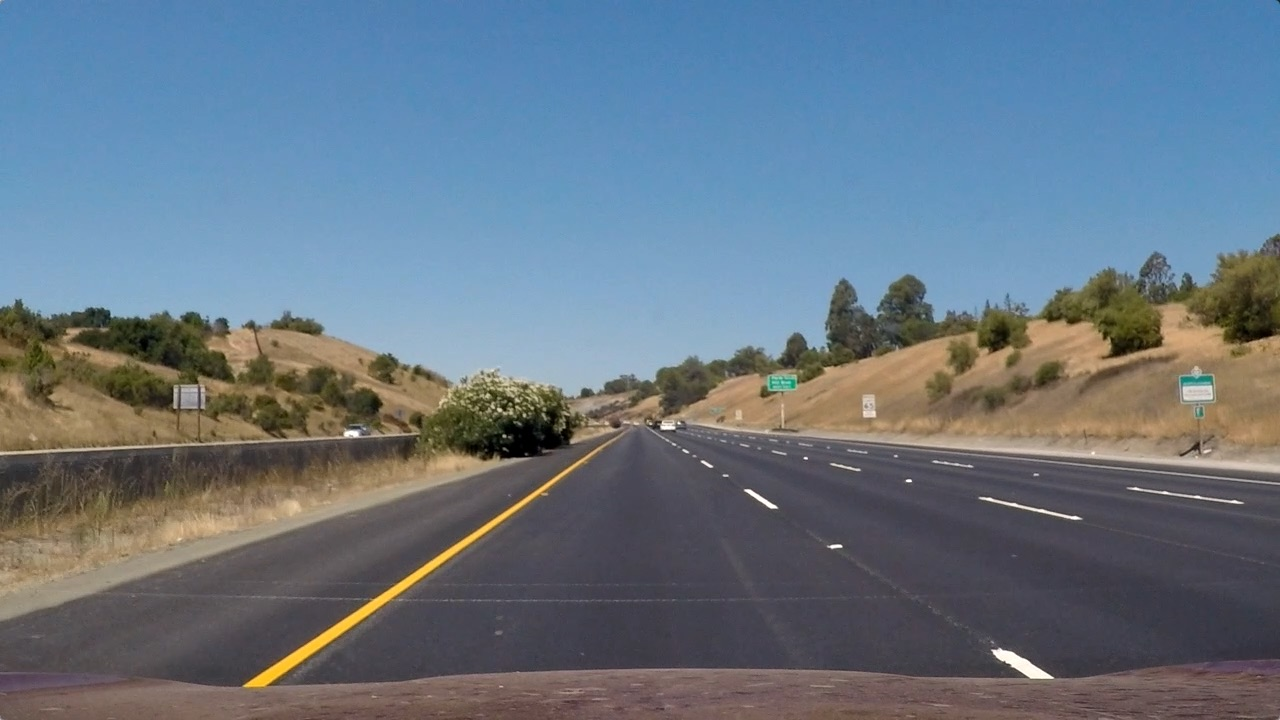
#> input picture test_images/straight_lines1.jpg, 1280 x 720 px, found by its file name; the run also reads 1 picture not shown here
$ python main.py
#> lines starting #> are read from the running program, lines starting #| are printed output that depends on the picture
### threshold.py
import utils
import numpy as np
import matplotlib.pyplot as plt
import cv2

file = "E:\Code\lane_detect\\test_images\straight_lines1.jpg"
test_img1 = cv2.imread(file)
#> test_img1 is the input picture: shape (720, 1280, 3); mean B, G, R 131.2, 117.7, 103.2

def thresholding(img):
    x_thresh = utils.abs_sobel_thresh(img, orient='x', thresh_min=10 ,thresh_max=230)
    mag_thresh = utils.mag_thresh(img, sobel_kernel=3, mag_thresh=(30, 150))
    dir_thresh = utils.dir_threshold(img, sobel_kernel=3, thresh=(0.7, 1.3))
    hls_thresh = utils.hls_select(img, thresh=(180, 255))
    lab_thresh = utils.lab_select(img, thresh=(155, 200))
    luv_thresh = utils.luv_select(img, thresh=(225, 255))
    #Thresholding combination
    threshholded = np.zeros_like(x_thresh)
    threshholded[((x_thresh == 1) & (mag_thresh == 1)) | ((dir_thresh == 1) & (hls_thresh == 1)) | (lab_thresh == 1) | (luv_thresh == 1)] = 1

    return threshholded

# [8 lines that do not run on import are left out]

### utils.py
import os
import cv2


def get_images_by_dir(dirname):
    img_names = os.listdir(dirname)
    img_paths = [dirname+'/'+img_name for img_name in img_names]
    imgs = [cv2.imread(path) for path in img_paths]
    return imgs

### cam.py
import cv2
import numpy as np
import utils
import matplotlib.pyplot as plt

def get_obj_img_points(images, grid=(9,6)):
    object_points = []
    img_points = []
    for img in images:
        object_point = np.zeros( (grid[0]*grid[1],3),np.float32 )
        object_point[:,:2]= np.mgrid[0:grid[0],0:grid[1]].T.reshape(-1,2)

        gray = cv2.cvtColor(img, cv2.COLOR_BGR2GRAY)

        ret, corners = cv2.findChessboardCorners(gray, grid, None)
        if ret:
            object_points.append(object_point)
            img_points.append(corners)

    return object_points, img_points

def cal_undistort(img, objpoints, imgpoints):
    ret, mtx, dist,rvecs, tves = cv2.calibrateCamera(objpoints,imgpoints, img.shape[1::-1], None, None)
    dst = cv2.undistort(img, mtx, dist, None, mtx)
    return dst


def cam_calibration(chechers_imgs, lane_imgs):


    object_points, img_points = get_obj_img_points(chechers_imgs)


    undistorted = []
    for img in lane_imgs:
        img = cal_undistort(img, object_points, img_points)
        undistorted.append(img)
    return lane_imgs, undistorted


# [11 lines left out: function display, not called in this run]


# [7 lines that do not run on import are left out]

### main.py
import numpy as np
import matplotlib.pyplot as plt
import cv2
import cam
import threshold
import perspective_transform
import find_line1
import final_process
import utils

checher_path = 'camera_cal'
image_path = 'test.images'
out_img = 'out_img'


def main():

    binary_outputs = []
    thresholded_wrapeds = []
    results = []
    checker_path = 'camera_cal'
    imgs_path = 'test_images'
    checker_imgs = utils.get_images_by_dir(checker_path)
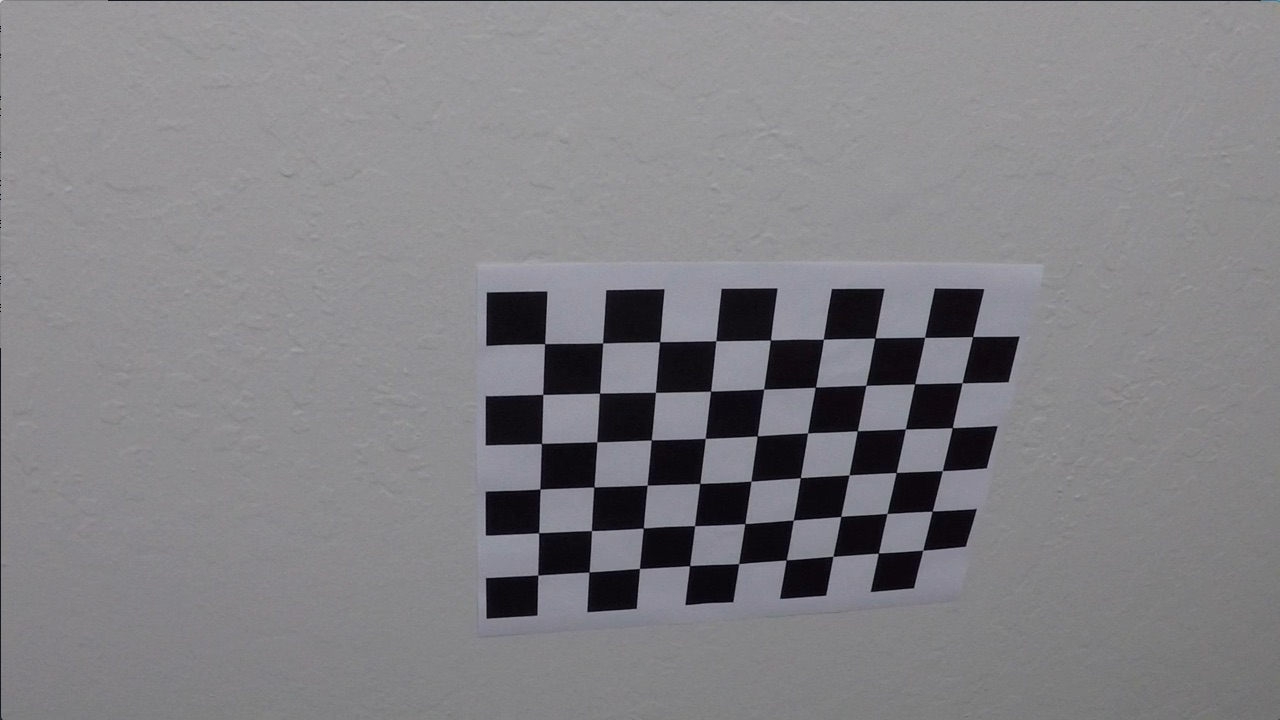
#> input picture camera_cal/calibration10.jpg, 1280 x 720 px
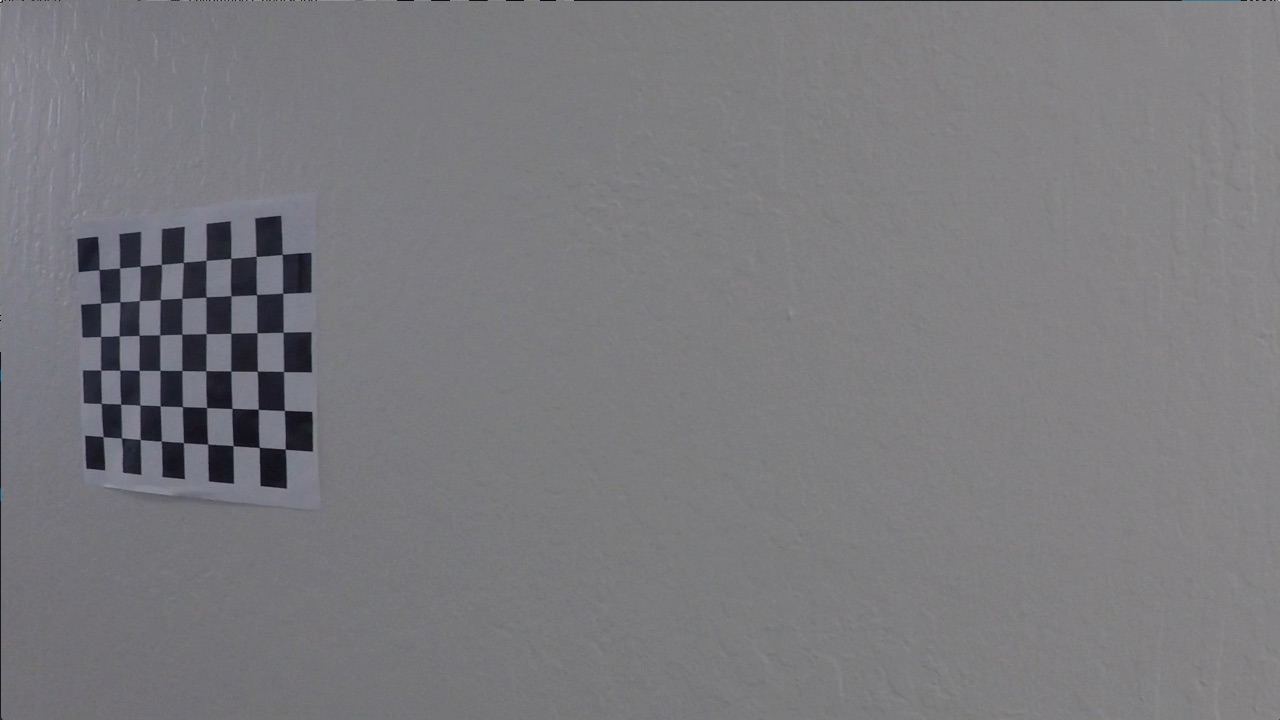
#> input picture camera_cal/calibration11.jpg, 1280 x 720 px
#> in get_images_by_dir, `imgs = [cv2.imread(path) for path in img_paths]`: imgs = 3 items
    lane_imgs = utils.get_images_by_dir(imgs_path)
    # 相机校正
    imgs, undistorts = cam.cam_calibration(checker_imgs, lane_imgs)
    #阈值过滤
    for undistort in undistorts:
        binary_output = threshold.thresholding(undistort)
        binary_outputs.append(binary_output)
    #透视变换
        M, Minv = perspective_transform.get_M_Minv()

        thresholded_wraped = cv2.warpPerspective(binary_output, M, undistort.shape[1::-1], flags=cv2.INTER_LINEAR)

    #检测车道边界、滑动窗口拟合
        left_fit, right_fit, left_lane_inds, right_lane_inds = find_line1.find_line(thresholded_wraped)
    #计算车道曲率、及车辆相对车道中心位置、显示信息
        curvature, distance_from_center = final_process.calculate_curv_and_pos(thresholded_wraped, left_fit, right_fit)
        result = final_process.draw_area(undistort, thresholded_wraped, Minv, left_fit, right_fit)
        final_process.draw_values(result, curvature, distance_from_center)
        results.append(result)


    for i in range(len(undistorts)):
        cv2.imshow('in_image', undistorts[i])
        cv2.imshow('result', results[i])
        cv2.waitKey(0)

if __name__ == '__main__':
    main()
#> call 2 of get_images_by_dir, with dirname = 'test_images'
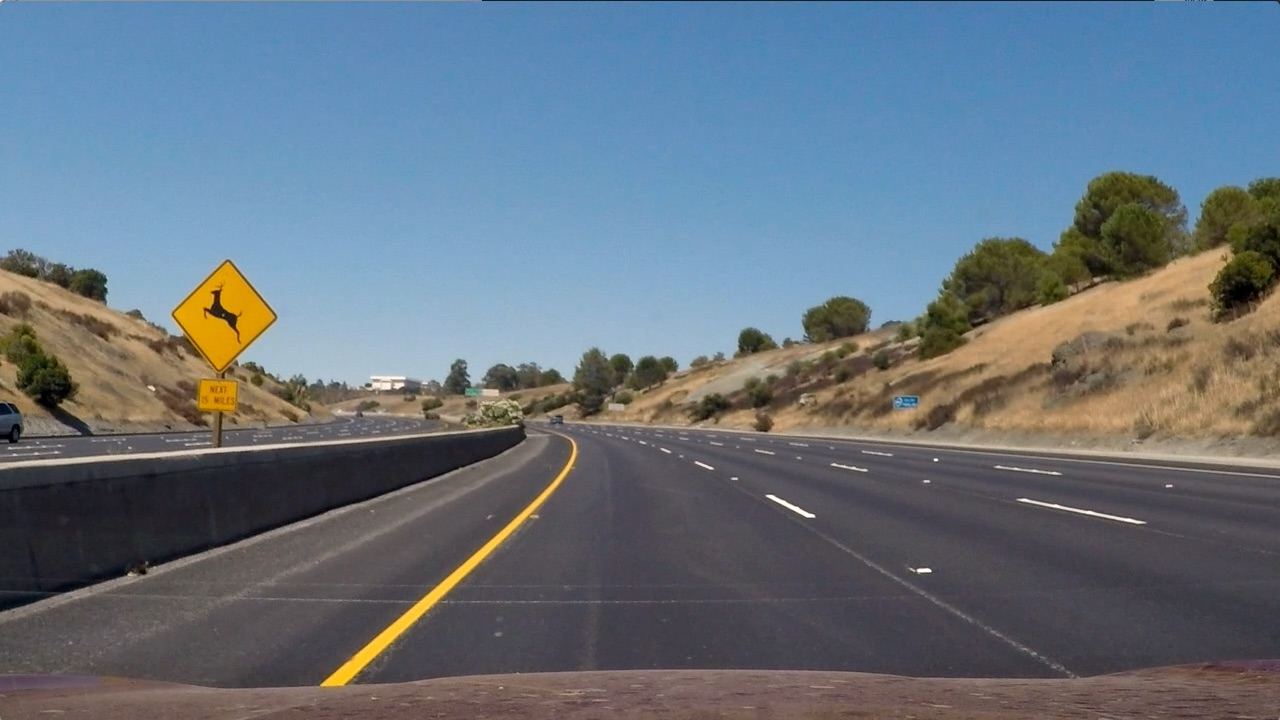
#> input picture test_images/test2.jpg, 1280 x 720 px
#> in get_images_by_dir (call 2), `imgs = [cv2.imread(path) for path in img_paths]`: imgs = 2 items
#> the loop in get_obj_img_points, `for img in images:` made 3 passes
#> ret on passes 1 to 3: False, True, True
#> the loop in cam_calibration, `for img in lane_imgs:` made 2 passes
#> (ret in cal_undistort, mtx in cal_undistort, dist in cal_undistort, rvecs in cal_undistort, tves in cal_undistort) on passes 1 to 2: (0.644, [[1057.6, 0, 691.1], [0, 1058.6, 278], [0, 0, 1]], [[-0.322, 0.709, 0.013, 0.00946, -1.02]], ([0.424, -0.236, 0.0488], [-0.024, 0.4, -0.0295]), ([-2.48, 1.1, 17.79], [-17.95, -0.401, 29.17])), (0.644, [[1057.6, 0, 691.1], [0, 1058.6, 278], [0, 0, 1]], [[-0.322, 0.709, 0.013, 0.00946, -1.02]], ([0.424, -0.236, 0.0488], [-0.024, 0.4, -0.0295]), ([-2.48, 1.1, 17.79], [-17.95, -0.401, 29.17]))
#> pass 2, in cal_undistort (call 2), `dst = cv2.undistort(img, mtx, dist, None, mtx)`:
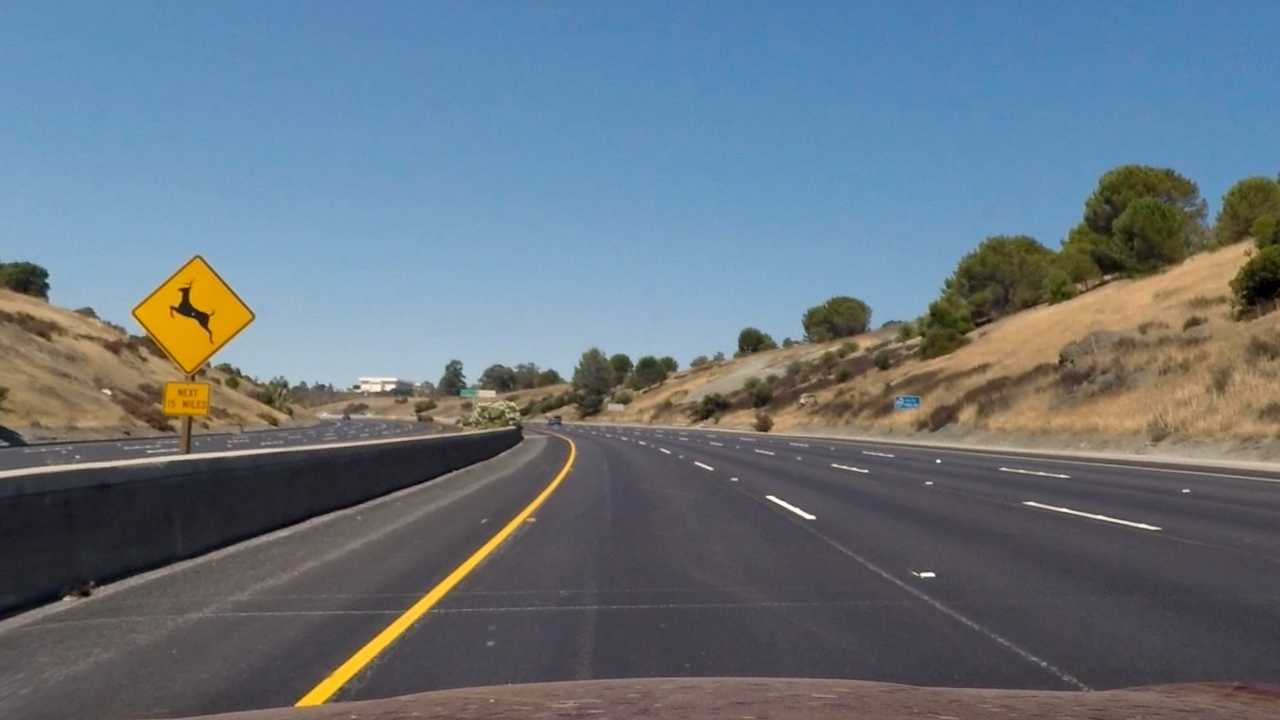
#> dst: shape (720, 1280, 3); mean B, G, R 126.6, 115.8, 103.7
#> the loop in main, `for undistort in undistorts:` made 1 pass
#> after the loop in main, `for undistort in undistorts:`: binary_outputs = []
#> (the run stopped early here; a loop or call above may not have finished)
